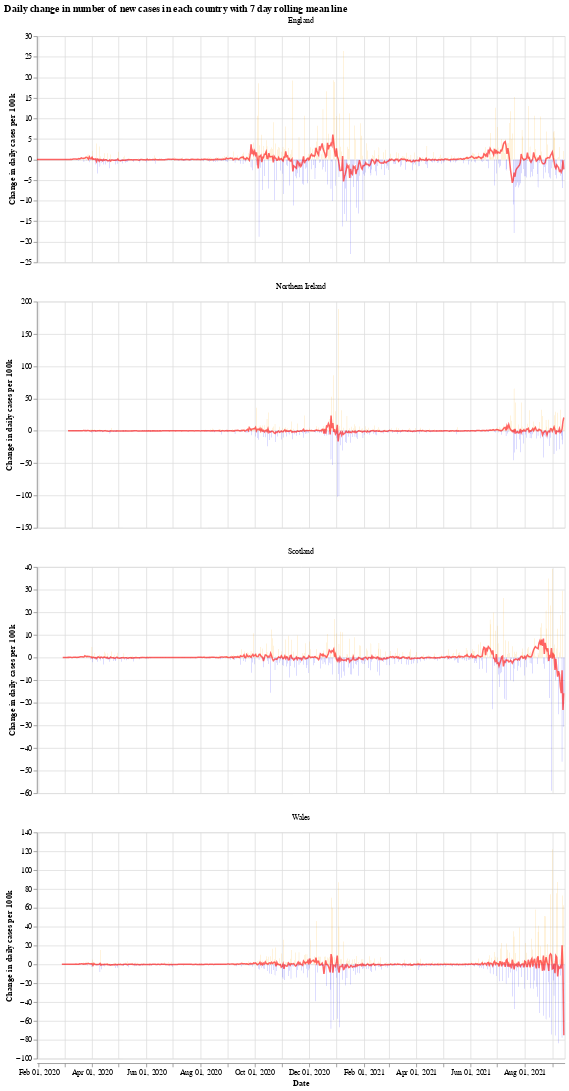

Source (notebook cell):
### Markdown cell above
We will use the Python library `Altair` for visualising the data, see the [altair docs](https://altair-viz.github.io/) for more information.

First we have a graph which shows the daily change in the number of new cases for each country. This number jumps up and down all over the place, which is likely due to delay in reporting of new cases over the weekend. Another interesting thing is that it looks like the daily cases in Wales experienced a much shorter period of calm over the summer (calm in the sense of daily cases not jumping up and down).

The orange bars are days when the number of new cases (per 100k population) was more than the previous day, while the blue are days when the number of new cases dropped. The red line is the 7 day moving average. 

When the moving average line is below 0, it means that there is a consistent drop in new cases. We can see this clearly happening around the times that lockdowns were introduced (though, to varying degrees). I will update the graphs soon with a marker of when each lockdown started.

### Code cell
# collapse
import altair as alt

bars = alt.Chart(uk_cases).mark_bar().encode(
    x=alt.X("yearmonthdate(date):T", axis=alt.Axis(title='Date')),
    y=alt.Y("casesChangeRate:Q", axis=alt.Axis(title='Change in daily cases per 100k')),
    tooltip='casesChange',
    color=alt.condition(
        alt.datum.casesChangeRate > 0,
        alt.value("orange"),  # The positive color
        alt.value("blue")  # The negative color
    )
).properties(title='Daily change in number of new cases with 7 day rolling mean',width=700).interactive()

line = alt.Chart(uk_cases).mark_line(
    color='red',
    size=2,
    opacity=0.6
).transform_window(
    rolling_mean='mean(casesChangeRate)',
    frame=[0, 7],
    groupby=['areaName']
).encode(
    x='yearmonthdate(date):T',
    y='rolling_mean:Q'
)

alt.layer(bars, line, data=uk_cases).facet(alt.Column(
    'areaName', title=''), columns=1).resolve_scale(y='independent').properties(title='Daily change in number of new cases in each country with 7 day rolling mean line')

### Figure 1 — Vega-Lite specification as saved in the notebook (floating-point values rounded to 4 significant figures; data arrays with more than 128 entries replaced by an {"elided": "..."} marker saying what was removed)
{"config": {"view": {"continuousWidth": 400, "continuousHeight": 300}}, "data": {"name": "data-45055652ef3a1f26bf895c18e42dc49b"}, "facet": {"type": "nominal", "field": "areaName", "title": ""}, "spec": {"layer": [{"mark": "bar", "encoding": {"color": {"condition": {"value": "orange", "test": "(datum.casesChangeRate > 0)"}, "value": "blue"}, "tooltip": {"type": "quantitative", "field": "casesChange"}, "x": {"type": "temporal", "axis": {"title": "Date"}, "field": "date", "timeUnit": "yearmonthdate"}, "y": {"type": "quantitative", "axis": {"title": "Change in daily cases per 100k"}, "field": "casesChangeRate"}}, "selection": {"selector001": {"type": "interval", "bind": "scales", "encodings": ["x", "y"]}}, "title": "Daily change in number of new cases with 7 day rolling mean", "width": 700}, {"mark": {"type": "line", "color": "red", "opacity": 0.6, "size": 2}, "encoding": {"x": {"type": "temporal", "field": "date", "timeUnit": "yearmonthdate"}, "y": {"type": "quantitative", "field": "rolling_mean"}}, "transform": [{"window": [{"op": "mean", "field": "casesChangeRate", "as": "rolling_mean"}], "frame": [0, 7], "groupby": ["areaName"]}]}]}, "columns": 1, "resolve": {"scale": {"y": "independent"}}, "title": "Daily change in number of new cases in each country with 7 day rolling mean line", "$schema": "https://vega.github.io/schema/vega-lite/v4.8.1.json", "datasets": {"data-45055652ef3a1f26bf895c18e42dc49b": {"elided": "2284 records"}}}
